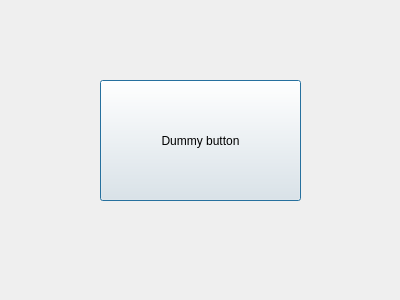
<?xml version="1.0" encoding="UTF-8"?>
<ui version="4.0">
 <class>SecondDialog</class>
 <widget class="QDialog" name="SecondDialog">
  <property name="geometry">
   <rect>
    <x>0</x>
    <y>0</y>
    <width>400</width>
    <height>300</height>
   </rect>
  </property>
  <property name="windowTitle">
   <string>Dialog</string>
  </property>
  <widget class="QPushButton" name="pushButton">
   <property name="geometry">
    <rect>
     <x>100</x>
     <y>80</y>
     <width>201</width>
     <height>121</height>
    </rect>
   </property>
   <property name="text">
    <string>Dummy button</string>
   </property>
  </widget>
 </widget>
 <resources/>
 <connections/>
</ui>
